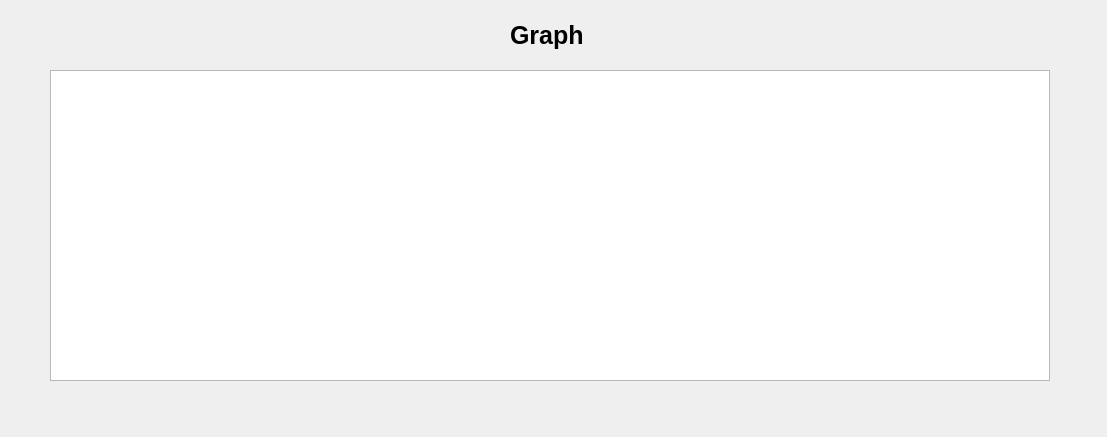
<?xml version="1.0" encoding="UTF-8"?>
<ui version="4.0">
 <class>Form</class>
 <widget class="QWidget" name="Form">
  <property name="geometry">
   <rect>
    <x>0</x>
    <y>0</y>
    <width>1107</width>
    <height>437</height>
   </rect>
  </property>
  <property name="windowTitle">
   <string>Form</string>
  </property>
  <widget class="PlotWidget" name="graphicsView">
   <property name="geometry">
    <rect>
     <x>50</x>
     <y>70</y>
     <width>1000</width>
     <height>311</height>
    </rect>
   </property>
   <property name="sizePolicy">
    <sizepolicy hsizetype="Fixed" vsizetype="Fixed">
     <horstretch>0</horstretch>
     <verstretch>0</verstretch>
    </sizepolicy>
   </property>
   <property name="maximumSize">
    <size>
     <width>1000</width>
     <height>500</height>
    </size>
   </property>
   <property name="backgroundBrush">
    <brush brushstyle="SolidPattern">
     <color alpha="255">
      <red>255</red>
      <green>255</green>
      <blue>255</blue>
     </color>
    </brush>
   </property>
  </widget>
  <widget class="QLabel" name="label_title">
   <property name="geometry">
    <rect>
     <x>510</x>
     <y>10</y>
     <width>101</width>
     <height>51</height>
    </rect>
   </property>
   <property name="font">
    <font>
     <pointsize>19</pointsize>
     <weight>75</weight>
     <bold>true</bold>
     <kerning>true</kerning>
    </font>
   </property>
   <property name="text">
    <string>Graph</string>
   </property>
  </widget>
 </widget>
 <customwidgets>
  <customwidget>
   <class>PlotWidget</class>
   <extends>QGraphicsView</extends>
   <header>pyqtgraph</header>
  </customwidget>
 </customwidgets>
 <resources/>
 <connections/>
</ui>
